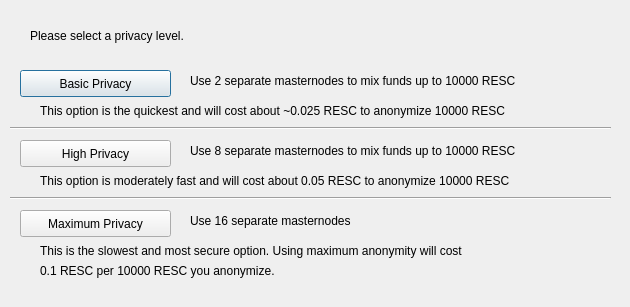
<?xml version="1.0" encoding="UTF-8"?>
<ui version="4.0">
 <class>DarksendConfig</class>
 <widget class="QDialog" name="DarksendConfig">
  <property name="geometry">
   <rect>
    <x>0</x>
    <y>0</y>
    <width>630</width>
    <height>307</height>
   </rect>
  </property>
  <property name="windowTitle">
   <string>Configure Darksend</string>
  </property>
  <widget class="QPushButton" name="buttonBasic">
   <property name="geometry">
    <rect>
     <x>20</x>
     <y>70</y>
     <width>151</width>
     <height>27</height>
    </rect>
   </property>
   <property name="text">
    <string>Basic Privacy</string>
   </property>
  </widget>
  <widget class="QPushButton" name="buttonHigh">
   <property name="geometry">
    <rect>
     <x>20</x>
     <y>140</y>
     <width>151</width>
     <height>27</height>
    </rect>
   </property>
   <property name="text">
    <string>High Privacy</string>
   </property>
  </widget>
  <widget class="QPushButton" name="buttonMax">
   <property name="geometry">
    <rect>
     <x>20</x>
     <y>210</y>
     <width>151</width>
     <height>27</height>
    </rect>
   </property>
   <property name="text">
    <string>Maximum Privacy</string>
   </property>
  </widget>
  <widget class="QLabel" name="label">
   <property name="geometry">
    <rect>
     <x>30</x>
     <y>20</y>
     <width>571</width>
     <height>31</height>
    </rect>
   </property>
   <property name="text">
    <string>Please select a privacy level.</string>
   </property>
  </widget>
  <widget class="QLabel" name="label_2">
   <property name="geometry">
    <rect>
     <x>190</x>
     <y>70</y>
     <width>421</width>
     <height>21</height>
    </rect>
   </property>
   <property name="text">
    <string>Use 2 separate masternodes to mix funds up to 10000 RESC</string>
   </property>
  </widget>
  <widget class="QLabel" name="label_3">
   <property name="geometry">
    <rect>
     <x>190</x>
     <y>140</y>
     <width>411</width>
     <height>21</height>
    </rect>
   </property>
   <property name="text">
    <string>Use 8 separate masternodes to mix funds up to 10000 RESC</string>
   </property>
  </widget>
  <widget class="QLabel" name="label_4">
   <property name="geometry">
    <rect>
     <x>190</x>
     <y>210</y>
     <width>421</width>
     <height>21</height>
    </rect>
   </property>
   <property name="text">
    <string>Use 16 separate masternodes</string>
   </property>
  </widget>
  <widget class="QLabel" name="label_6">
   <property name="geometry">
    <rect>
     <x>40</x>
     <y>100</y>
     <width>561</width>
     <height>21</height>
    </rect>
   </property>
   <property name="text">
    <string>This option is the quickest and will cost about ~0.025 RESC to anonymize 10000 RESC</string>
   </property>
  </widget>
  <widget class="QLabel" name="label_7">
   <property name="geometry">
    <rect>
     <x>40</x>
     <y>170</y>
     <width>561</width>
     <height>21</height>
    </rect>
   </property>
   <property name="text">
    <string>This option is moderately fast and will cost about 0.05 RESC to anonymize 10000 RESC</string>
   </property>
  </widget>
  <widget class="QLabel" name="label_8">
   <property name="geometry">
    <rect>
     <x>40</x>
     <y>240</y>
     <width>561</width>
     <height>21</height>
    </rect>
   </property>
   <property name="text">
    <string>This is the slowest and most secure option. Using maximum anonymity will cost</string>
   </property>
  </widget>
  <widget class="QLabel" name="label_9">
   <property name="geometry">
    <rect>
     <x>40</x>
     <y>260</y>
     <width>561</width>
     <height>21</height>
    </rect>
   </property>
   <property name="text">
    <string>0.1 RESC per 10000 RESC you anonymize.</string>
   </property>
  </widget>
  <widget class="Line" name="line">
   <property name="geometry">
    <rect>
     <x>10</x>
     <y>120</y>
     <width>601</width>
     <height>16</height>
    </rect>
   </property>
   <property name="orientation">
    <enum>Qt::Horizontal</enum>
   </property>
  </widget>
  <widget class="Line" name="line_2">
   <property name="geometry">
    <rect>
     <x>10</x>
     <y>190</y>
     <width>601</width>
     <height>16</height>
    </rect>
   </property>
   <property name="orientation">
    <enum>Qt::Horizontal</enum>
   </property>
  </widget>
 </widget>
 <resources/>
 <connections/>
</ui>
